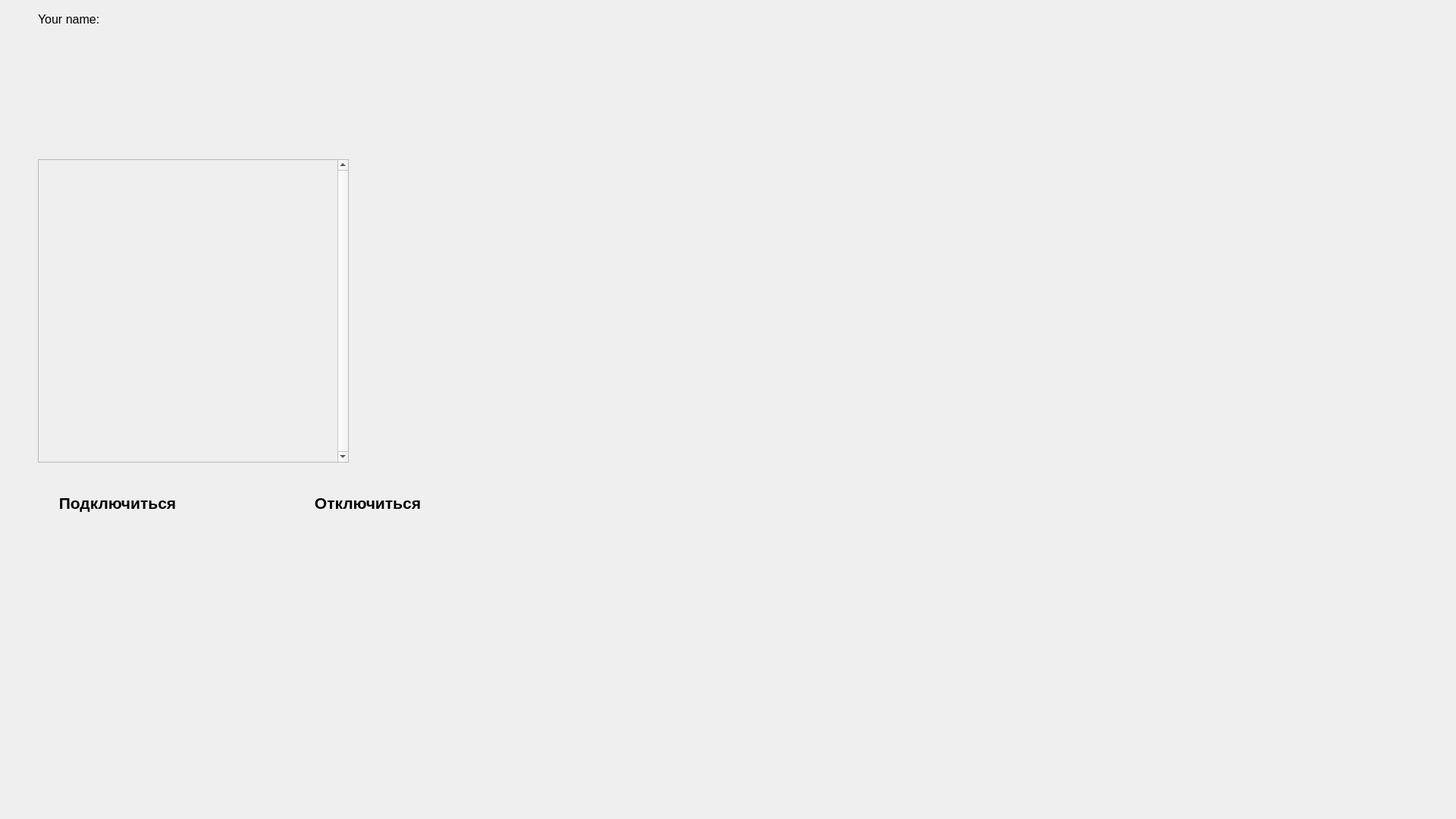
<?xml version="1.0" encoding="UTF-8"?>
<ui version="4.0">
 <class>ConnectWindow</class>
 <widget class="QWidget" name="ConnectWindow">
  <property name="geometry">
   <rect>
    <x>0</x>
    <y>0</y>
    <width>1920</width>
    <height>1080</height>
   </rect>
  </property>
  <property name="windowTitle">
   <string>Form</string>
  </property>
  <widget class="QLabel" name="labUserName">
   <property name="geometry">
    <rect>
     <x>150</x>
     <y>10</y>
     <width>441</width>
     <height>31</height>
    </rect>
   </property>
   <property name="font">
    <font>
     <pointsize>12</pointsize>
    </font>
   </property>
   <property name="text">
    <string/>
   </property>
  </widget>
  <widget class="QLabel" name="label">
   <property name="geometry">
    <rect>
     <x>50</x>
     <y>10</y>
     <width>91</width>
     <height>31</height>
    </rect>
   </property>
   <property name="font">
    <font>
     <pointsize>12</pointsize>
    </font>
   </property>
   <property name="text">
    <string>Your name:</string>
   </property>
  </widget>
  <widget class="QPushButton" name="btnExit">
   <property name="geometry">
    <rect>
     <x>30</x>
     <y>880</y>
     <width>100</width>
     <height>130</height>
    </rect>
   </property>
   <property name="text">
    <string/>
   </property>
   <property name="flat">
    <bool>true</bool>
   </property>
  </widget>
  <widget class="QPushButton" name="btnConnect">
   <property name="geometry">
    <rect>
     <x>100</x>
     <y>720</y>
     <width>95</width>
     <height>95</height>
    </rect>
   </property>
   <property name="text">
    <string/>
   </property>
   <property name="flat">
    <bool>true</bool>
   </property>
  </widget>
  <widget class="QScrollArea" name="scrollArea">
   <property name="geometry">
    <rect>
     <x>50</x>
     <y>210</y>
     <width>410</width>
     <height>400</height>
    </rect>
   </property>
   <property name="verticalScrollBarPolicy">
    <enum>Qt::ScrollBarAlwaysOn</enum>
   </property>
   <property name="horizontalScrollBarPolicy">
    <enum>Qt::ScrollBarAlwaysOff</enum>
   </property>
   <property name="sizeAdjustPolicy">
    <enum>QAbstractScrollArea::AdjustToContents</enum>
   </property>
   <property name="widgetResizable">
    <bool>false</bool>
   </property>
   <property name="alignment">
    <set>Qt::AlignJustify|Qt::AlignTop</set>
   </property>
   <widget class="QWidget" name="roomsAreaWidget">
    <property name="geometry">
     <rect>
      <x>0</x>
      <y>0</y>
      <width>400</width>
      <height>0</height>
     </rect>
    </property>
    <property name="sizePolicy">
     <sizepolicy hsizetype="Preferred" vsizetype="Expanding">
      <horstretch>0</horstretch>
      <verstretch>0</verstretch>
     </sizepolicy>
    </property>
    <property name="autoFillBackground">
     <bool>true</bool>
    </property>
    <widget class="QWidget" name="verticalLayoutWidget">
     <property name="geometry">
      <rect>
       <x>-1</x>
       <y>-1</y>
       <width>411</width>
       <height>401</height>
      </rect>
     </property>
     <layout class="QVBoxLayout" name="roomsVbox">
      <property name="spacing">
       <number>0</number>
      </property>
      <property name="sizeConstraint">
       <enum>QLayout::SetFixedSize</enum>
      </property>
     </layout>
    </widget>
   </widget>
  </widget>
  <widget class="QPushButton" name="btnDisconnect">
   <property name="geometry">
    <rect>
     <x>440</x>
     <y>720</y>
     <width>95</width>
     <height>95</height>
    </rect>
   </property>
   <property name="text">
    <string/>
   </property>
   <property name="flat">
    <bool>true</bool>
   </property>
  </widget>
  <widget class="QLabel" name="labelLight">
   <property name="geometry">
    <rect>
     <x>50</x>
     <y>70</y>
     <width>85</width>
     <height>85</height>
    </rect>
   </property>
   <property name="text">
    <string/>
   </property>
  </widget>
  <widget class="QLabel" name="labelMessage">
   <property name="geometry">
    <rect>
     <x>160</x>
     <y>80</y>
     <width>600</width>
     <height>70</height>
    </rect>
   </property>
   <property name="font">
    <font>
     <pointsize>18</pointsize>
    </font>
   </property>
   <property name="styleSheet">
    <string notr="true">background-image: url(:/messageBoxShort);</string>
   </property>
   <property name="text">
    <string/>
   </property>
   <property name="alignment">
    <set>Qt::AlignCenter</set>
   </property>
  </widget>
  <widget class="QLabel" name="labelConnect">
   <property name="geometry">
    <rect>
     <x>30</x>
     <y>640</y>
     <width>250</width>
     <height>46</height>
    </rect>
   </property>
   <property name="font">
    <font>
     <pointsize>16</pointsize>
     <weight>75</weight>
     <bold>true</bold>
    </font>
   </property>
   <property name="styleSheet">
    <string notr="true">background-image: url(:/label_long);</string>
   </property>
   <property name="text">
    <string>Подключиться</string>
   </property>
   <property name="alignment">
    <set>Qt::AlignCenter</set>
   </property>
  </widget>
  <widget class="QLabel" name="labelDisconnect">
   <property name="geometry">
    <rect>
     <x>360</x>
     <y>640</y>
     <width>250</width>
     <height>46</height>
    </rect>
   </property>
   <property name="font">
    <font>
     <pointsize>16</pointsize>
     <weight>75</weight>
     <bold>true</bold>
    </font>
   </property>
   <property name="styleSheet">
    <string notr="true">background-image: url(:/label_long);</string>
   </property>
   <property name="text">
    <string>Отключиться</string>
   </property>
   <property name="alignment">
    <set>Qt::AlignCenter</set>
   </property>
  </widget>
 </widget>
 <resources/>
 <connections/>
</ui>
